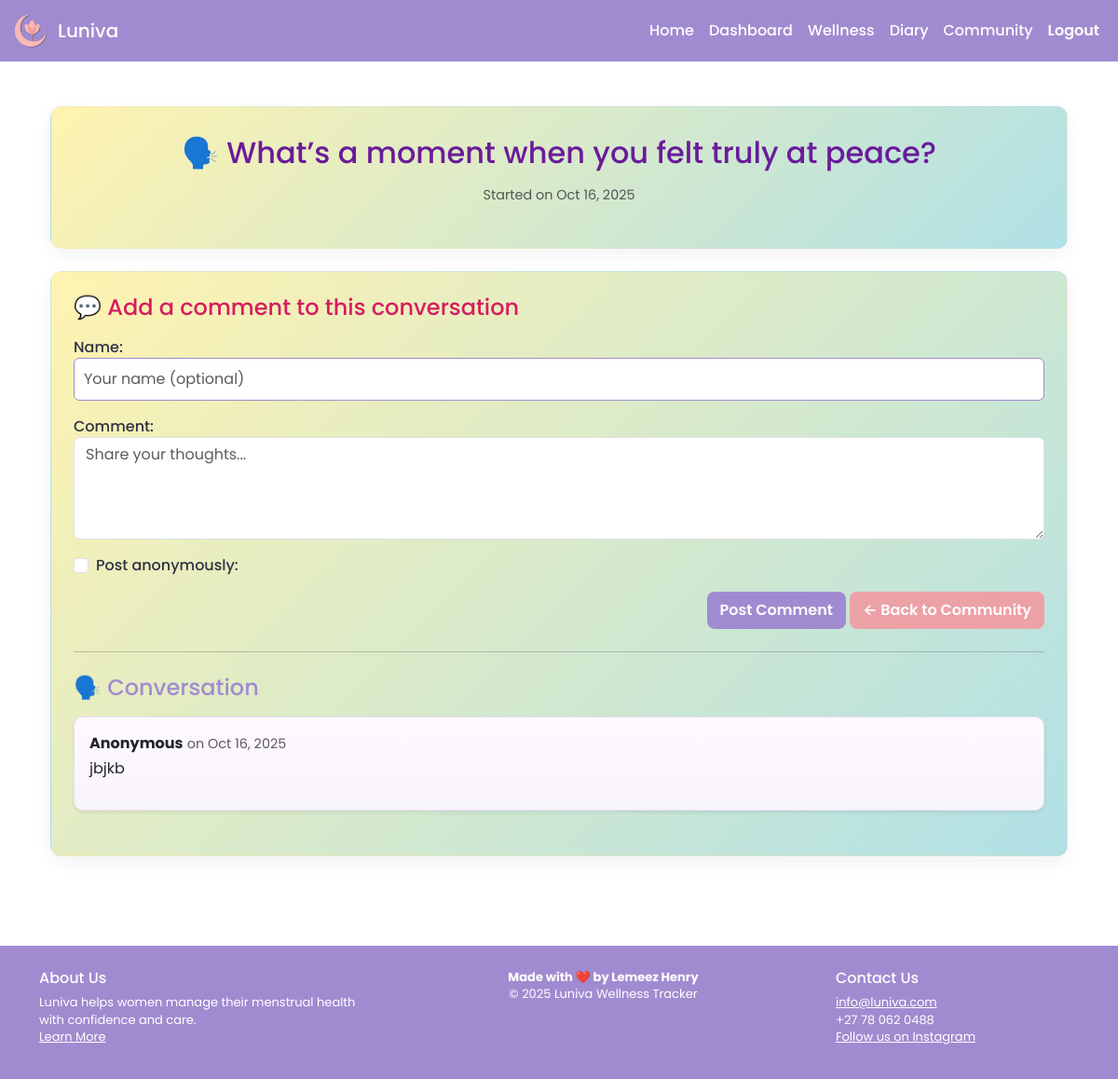
/community/prompt/7/ (signed in), run on the app's committed database.
### tracker/models.py (models this page shows, shortened)
class CommunityPrompt(models.Model):
    user = models.ForeignKey(settings.AUTH_USER_MODEL, on_delete=models.SET_NULL, null=True, blank=True)
    title = models.CharField(max_length=200)
    content = models.TextField(blank=True)
    is_public = models.BooleanField(default=True)
    created_at = models.DateTimeField(auto_now_add=True)

class CommunityComment(models.Model):
    user = models.ForeignKey(User, on_delete=models.SET_NULL, null=True, blank=True)
    prompt = models.ForeignKey(CommunityPrompt, on_delete=models.CASCADE, null=True, blank=True, related_name='comments')
    name = models.CharField(max_length=150, blank=True)
    content = models.TextField()
    is_anonymous = models.BooleanField(default=False)
    created_at = models.DateTimeField(auto_now_add=True)
    @property
    def display_name(self):
        if self.is_anonymous:
            return "Anonymous"
        if self.name:
            return self.name
        if self.user:
            return self.user.get_full_name() or self.user.username
        return "Community member"

### tracker/views.py (the view)
# urls.py: path('community/prompt/<int:prompt_id>/', views.prompt_detail, name='prompt_detail'),
@login_required
def prompt_detail(request, prompt_id):
    prompt = get_object_or_404(CommunityPrompt, id=prompt_id, is_public=True)
    if request.method == 'POST':
        form = CommunityCommentForm(request.POST)
        if form.is_valid():
            comment = form.save(commit=False)
            comment.prompt = prompt
            if not form.cleaned_data.get('is_anonymous', False):
                comment.user = request.user
                if not comment.name:
                    comment.name = request.user.get_full_name() or request.user.username
            else:
                comment.user = None
            comment.save()
            messages.success(request, "Comment posted.")
            return redirect('prompt_detail', prompt_id=prompt.id)
    else:
        form = CommunityCommentForm()
    all_comments = prompt.comments.order_by('-created_at')
    paginator = Paginator(all_comments, 10)
    page_number = request.GET.get('page')
    comments = paginator.get_page(page_number)
    for comment in comments:
        comment.can_edit_flag = (
            request.user.is_staff or
            (comment.user == request.user and not comment.is_anonymous)
        )
    return render(request, 'tracker/actions/prompt_detail.html', {
        'prompt': prompt,
        'form': form,
        'comments': comments,
    })

### tracker/forms.py
class CommunityCommentForm(forms.ModelForm):
    class Meta:
        model = CommunityComment
        fields = ['name', 'content', 'is_anonymous']
        widgets = {
            'name': forms.TextInput(attrs={'placeholder': 'Your name (optional)', 'class': 'form-control'}),
            'content': forms.Textarea(attrs={'placeholder': 'Share your thoughts...', 'class': 'form-control', 'rows': 4}),
            'is_anonymous': forms.CheckboxInput(attrs={'class': 'form-check-input'}),
        }
        labels = {
            'name': 'Name',
            'content': 'Comment',
            'is_anonymous': 'Post anonymously',
        }

### tracker/templates/tracker/actions/prompt_detail.html (shortened to what this page needs)
{% extends "tracker/base.html" %}
{% load static %}
{% block content %}
<link rel="stylesheet" href="{% static 'css/main.css' %}">
<div class="container mt-4 mb-5">
  <div class="pastel-bg mb-4 text-center">
    <h2 class="mb-3" style="color: #6a1b9a;">🗣️ {{ prompt.title }}</h2>
    <p class="text-muted small">Started on {{ prompt.created_at|date:"M d, Y" }}</p>
  </div>
  <div class="pastel-bg p-4 mt-3" style="max-width: 1100px; margin: auto;">
    <h4 class="mb-3 text-center" style="color: #d81b60;">💬 Add a comment to this conversation</h4>
    <form method="POST">
      <div class="mb-3">{{ form.name.label_tag }} {{ form.name }}</div>
      <div class="mb-3">{{ form.content.label_tag }} {{ form.content }}</div>
      <div class="form-check mb-3">
        {{ form.is_anonymous }} {{ form.is_anonymous.label_tag }}
      </div>
      <div class="text-end">
        <button type="submit" class="btn btn-purple">Post Comment</button>
      <a href="{% url 'community' %}" class="btn btn-pink">← Back to Community</a>
      </div>
    </form>
    <hr class="my-4">
    <h4 class="mb-3 text-center">🗣️ Conversation</h4>
    {% for comment in comments %}
      <div class="card shadow-sm mb-3">
        <div class="card-body">
          <p class="mb-1"><strong>{{ comment.display_name }}</strong>
            <span class="text-muted">on {{ comment.created_at|date:"M d, Y" }}</span></p>
          <p>{{ comment.content|linebreaksbr }}</p>
        </div>
      </div>
    {% empty %}
      <p class="text-center">No comments yet. Be the first to reply!</p>
    {% endfor %}
  </div>
</div>
{% endblock %}

### tracker/static/css/main.css (style rules this page uses)
:root { --primary: #A18BD0; --secondary: #ECA1A6; --tertiary: #eaed9c; --blue: #a6eef7; --green: #bdecbc; --dark: #2D3142; --light: #FFFFFF; --panel: #FFF9FF; --panel-2: #F8F4FB; --card-border: #E6DFF6; --shadow: rgba(45,49,66,0.06); --radius: 10px; --gap: 16px; --max-width-content: 1100px; --font-sans: 'Poppins', 'Segoe UI', system-ui, -apple-system, Roboto, 'Helvetica Neue', Arial; }
html, body { height: 100%; }
body { min-height: 100vh; display: flex; flex-direction: column; background-color: var(--light); color: var(--dark); font-family: var(--font-sans); margin: 0; line-height: 1.45; }
h1, h2, h3, h4 { color: var(--primary); margin-top: 0; }
.btn { transition: background-color .25s ease, color .25s ease; border-radius: 8px; padding: 8px 14px; font-weight: 600; }
.btn-purple { background-color: var(--primary); color: #fff; border: none; }
.btn-pink { background-color: var(--secondary); color: #fff; border: none; }
a { transition: background-color .25s ease, color .25s ease; }
.card { border-radius: var(--radius); border: 1px solid var(--card-border); background: linear-gradient(180deg, var(--panel), var(--panel-2)); box-shadow: 0 6px 12px var(--shadow); }
form label { font-weight: 500; color: var(--dark); }
textarea, input[type="text"], input[type="email"], input[type="date"], input[type="number"], input[type="time"], select { border-radius: 6px; border: 1px solid var(--primary); width: 100%; padding: 10px; box-sizing: border-box; }
.pastel-bg { background: linear-gradient(135deg, #FFF3B0 0%, #B0E0E6 100%); padding: 30px; border-radius: 12px; border: 1px solid rgba(161,139,208,0.06); box-shadow: 0 6px 18px var(--shadow); }
h4 { display: flex; align-items: center; gap: 10px; }
.text-muted { color: #6c6f76; font-size: 0.9rem; }

### data on the page
CommunityPrompt: title "What’s a moment when you felt truly at peace?", created_at "Oct 16, 2025"
CommunityComment: display_name "Anonymous", created_at "Oct 16, 2025", content "jbjkb"
